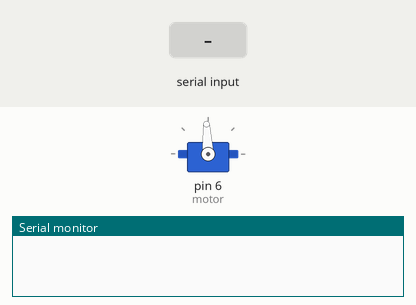
Recording of a sketch running on a simulated Arduino Uno, built with avr-gcc and run on an emulated ATmega328P. Parts: servo, the last lines printed to the serial monitor. The test bench sets the inputs (shaded band).

Above: at 1.2 s.
1.3 s: "30,150\n" received over Serial
At 2.9 s:
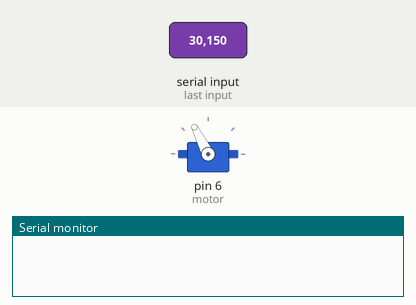
3.3 s: "0\n" received over Serial
At 4.3 s:
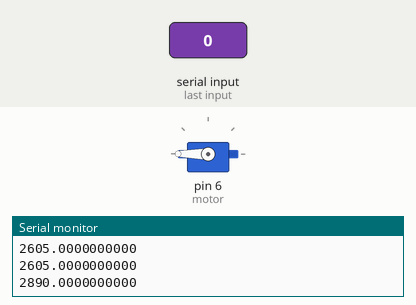
At 30.8 s:
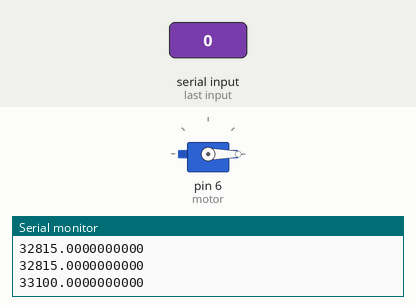
Timing chart, 0 to 31.9 s (numbered marks = the images above; inputs shaded):
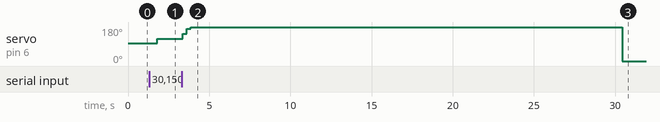

Measured:
- after the input at 1.3 s, servo on pin 6 (motor): 93° → 117° after 0.51 s
- after the input at 3.3 s, servo on pin 6 (motor): 117° → 145° after 0.07 s, → 172° 0.25 s later, → 180° 0.25 s later, → 0° 26.6 s later

The sketch:

longboard.ino
```cpp
#include <Servo.h>

Servo motor;

//States
int const ACCELERATING = 1;
int const CRUISING = 2;
int const SLOWING = 3;
int CurrentState = 2;

float Acceleration = 3;
float CurrentSpeed = 1500;
float TargetSpeed = CurrentSpeed;

float MaxSlowing = 75;
float MinimumSlowing = 1;
float CurrentDeceleration = 0;

/*
 * 1500 means stop
 * 2000 means full throttle forward
 * 1000 means full throlle reverse
 */

void Accelerate(float power)
{
  CurrentSpeed = 1500 + (500*power);
}

void Decellerate(float power)
{

}

void UpdateSpeed()
{
  motor.writeMicroseconds(CurrentSpeed);
}

void setup()
{
  motor.attach(6); // attaches motor to pin d6

  motor.writeMicroseconds(1500);
  Serial.begin(9600);
}

void loop()
{
  Serial.flush();
  int cmdQ[3];
  int byte = 0;

  if(Serial.available()){

    // example message 150 = 1, forward at 50% power

    for(int n = 0; n < 3; n++){
      if(Serial.available()) cmdQ[n] = Serial.read() - '0';
      delay(10);
    }


    float power = (((cmdQ[1] * 10) + cmdQ[2]) / 100.0);

    float newSpeed;
    if(cmdQ[0] == 1)
    {
      //Serial.write("Go forward");
      newSpeed = 1500 + (500 * power);
      if(newSpeed > TargetSpeed)
      {
        CurrentState = ACCELERATING;
        TargetSpeed = newSpeed;
      }
      else
      {
        CurrentState = SLOWING;
        CurrentDeceleration = MinimumSlowing;
        TargetSpeed = newSpeed;
      }
    }
    else if(cmdQ[0] == 0){
      //Serial.println("got a negative move");
      TargetSpeed = 1500;
      CurrentState = SLOWING;
      CurrentDeceleration = MaxSlowing * power;
      //Serial.println(String(CurrentDeceleration, DEC));
    }
  }

  switch(CurrentState)
  {
    case CRUISING:
    break;
    case ACCELERATING:
      //Will Change
      CurrentSpeed = TargetSpeed;
      UpdateSpeed();
      CurrentState = CRUISING;
    break;
    case SLOWING:
      if(CurrentSpeed == TargetSpeed)
      {
        CurrentState = CRUISING;
      }
      else
      {
        Serial.println(String(CurrentSpeed, DEC));
        CurrentSpeed -= CurrentDeceleration;
        if(CurrentSpeed < TargetSpeed)
          CurrentSpeed = TargetSpeed;
        Serial.println(String(CurrentSpeed, DEC));
      }
      UpdateSpeed();
    break;
  }
  delay(250);
}
```
